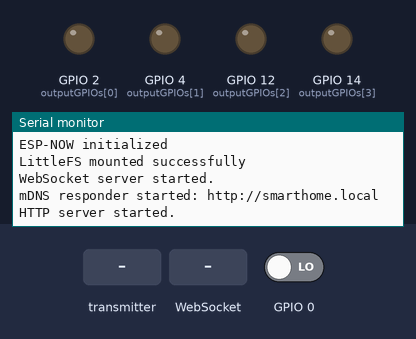
Bench run of a sketch on a simulated ESP8266 (NodeMCU). Parts: output pins drawn as LEDs (lit = HIGH), the last lines printed to the serial monitor. The test bench sets the inputs (shaded band); at power-on: GPIO 0 LOW. WiFi joins after 1.5 s; servers stay silent unless stated; storage starts empty.

Above: at 2.7 s.
2.8 s: the transmitter starts sending ID_number = 0
At 3.11 s:
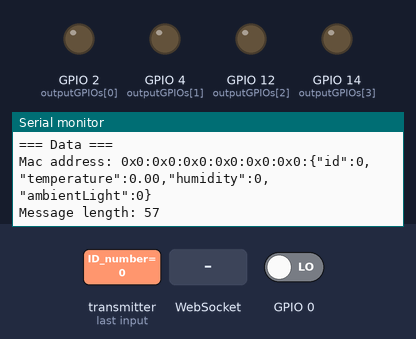
4.3 s: WebSocket text "0" received
At 4.62 s:
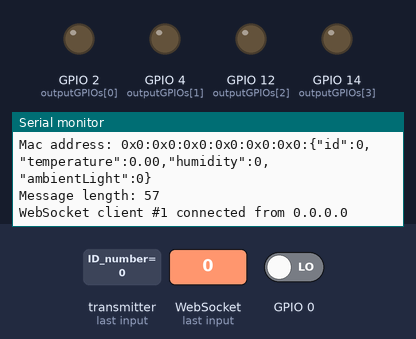

Measured:
- after the input at 2.8 s, the serial monitor: prints a new line at once (image 1)
- after the input at 4.3 s, the serial monitor: prints a new line at once (image 2)

The sketch:

ESP8266_WEBSOCKET_SERVER.ino
```cpp
#include <ESP8266WiFi.h>
#include <ESP8266WiFiMulti.h>
#include <ESP8266mDNS.h>
#include <espnow.h>
#include <ESPAsyncTCP.h>
#include <ESPAsyncWebServer.h>
#include <WebSocketsServer.h>
#include "LittleFS.h"
#include <Arduino_JSON.h>
#include <AsyncElegantOTA.h>

// Create an instance of the ESP8266WiFiMulti class, called 'wifiMulti'
ESP8266WiFiMulti wifiMulti;

// Replace with your network credentials
const char* ssid = "Smart Home Access Point";
const char* password = "";

const char* mdnsName = "smarthome"; // Domain name for the mDNS responder

// Create AsyncWebServer object on port 80 and WebSocketsServer object on port 81
AsyncWebServer server(80);
WebSocketsServer webSocket = WebSocketsServer(81);
// Create a WebSocket object
AsyncWebSocket ws("/ws");

// Set number of outputs
#define NUM_OUTPUTS  4

// Assign each GPIO to an output
int outputGPIOs[NUM_OUTPUTS] = {2, 4, 12, 14};

// Structure example to send data (Must match the receiver structure!!!)
typedef struct struct_message {
    int ID_number;
    float temperature;
    int humidity;
    int ambientLight;
} struct_message;

// Create a struct_message called myData
struct_message myData;

// Callback function that will be executed when data is received
void OnDataRecv(uint8_t * mac, uint8_t *incomingData, uint8_t len)
{
  Serial.println("Message received.");
  // We don't use mac to verify the sender
  // Let us transform the incomingData into our message structure
   memcpy(&myData, incomingData, sizeof(myData));
   Serial.println("=== Data ===");
   Serial.print("Mac address: ");
   for (int i = 0; i < 6; i++)
   {
       Serial.print("0x");
       Serial.print(mac[i], HEX);
       Serial.print(":");
   }

  //structuring the json string to send
  String json = "{\"id\":";
  json += String(myData.ID_number);
  json += ",\"temperature\":";
  json += String(myData.temperature);
  json += ",\"humidity\":";
  json += String(myData.humidity);
  json += ",\"ambientLight\":";
  json += String(myData.ambientLight);
  json += "}";

  //send the json string over WebSocket
  webSocket.broadcastTXT(json.c_str(), json.length());

  //DEBUGGING
  Serial.println(json);
  Serial.print("Message length: ");
  Serial.println(json.length());
  Serial.println();
}

String getOutputStates(){
  JSONVar myArray;
  for (int i =0; i<NUM_OUTPUTS; i++){
    myArray["gpios"][i]["output"] = String(outputGPIOs[i]);
    myArray["gpios"][i]["state"] = String(digitalRead(outputGPIOs[i]));
  }
  String jsonString = JSON.stringify(myArray);
  return jsonString;
}

void notifyClients(String state) {
  ws.textAll(state);
}

void handleWebSocketMessage(void *arg, uint8_t *data, size_t len) {
    AwsFrameInfo *info = (AwsFrameInfo*)arg;
  if (info->final && info->index == 0 && info->len == len && info->opcode == WS_TEXT) {
    data[len] = 0;
    if (strcmp((char*)data, "states") == 0) {
      notifyClients(getOutputStates());
    }
    else{
      int gpio = atoi((char*)data);
      digitalWrite(gpio, !digitalRead(gpio));
      notifyClients(getOutputStates());
    }
  }
}

void onEvent(AsyncWebSocket *server, AsyncWebSocketClient *client,AwsEventType type,
             void *arg, uint8_t *data, size_t len) {
  switch (type) {
    case WS_EVT_CONNECT:
      Serial.printf("WebSocket client #%u connected from %s\n", client->id(),
      client->remoteIP().toString().c_str());
      break;
    case WS_EVT_DISCONNECT:
      Serial.printf("WebSocket client #%u disconnected\n", client->id());
      break;
    case WS_EVT_DATA:
      handleWebSocketMessage(arg, data, len);
      break;
    case WS_EVT_PONG:
    case WS_EVT_ERROR:
      break;
  }
}

/****************************************** VOID SETUP *******************************************/
void startWiFi(){
  WiFi.softAP(ssid, password);             // Start the access point
  Serial.print("Access Point \"");
  Serial.print(ssid);
  Serial.println("\" started\r\n");

  // add Wi-Fi networks you want to connect to
  wifiMulti.addAP("ssid_from_AP_1", "your_password_for_AP_1");
//  wifiMulti.addAP("ssid_from_AP_2", "your_password_for_AP_2");
//  wifiMulti.addAP("ssid_from_AP_3", "your_password_for_AP_3");

  Serial.println("Connecting");
  // Wait for the Wi-Fi to connect
  while (wifiMulti.run() != WL_CONNECTED && WiFi.softAPgetStationNum() < 1) {
    delay(250);
    Serial.print('.');
  }
  Serial.println("\r\n");
  if(WiFi.softAPgetStationNum() == 0) {      // If the ESP is connected to an AP
    Serial.print("Connected to ");
    Serial.println(WiFi.SSID());             // Tell us what network we're connected to
    Serial.print("IP address:\t");
    Serial.print(WiFi.localIP());            // Send the IP address of the ESP8266 to the computer
  } else {                                   // If a station is connected to the ESP SoftAP
    Serial.print("Station connected to ESP8266 AP");
  }
  Serial.println("\r\n");
}

void startESPNOW(){
  // Initializing the ESP-NOW
  if (esp_now_init() != 0){
   Serial.println("Problem during ESP-NOW init");
   return;
  } Serial.println("ESP-NOW initialized");
  //  esp_now_set_self_role(ESP_NOW_ROLE_SLAVE);
  esp_now_register_recv_cb(OnDataRecv);
}

void startLittleFS(){
  // Initialize LittleFS
  if (!LittleFS.begin()){
    Serial.println("An error has occurred while mounting LittleFS");
  }
  Serial.println("LittleFS mounted successfully");
}

void startWebSocket() {
  webSocket.begin();
  ws.onEvent(onEvent);
  server.addHandler(&ws);
  Serial.println("WebSocket server started.");
}

void startMDNS() {
  MDNS.begin(mdnsName); // start the multicast domain name server
  Serial.print("mDNS responder started: http://");
  Serial.print(mdnsName);
  Serial.println(".local");
}

void startServer(){
  // Route for root / web page
  server.on("/", HTTP_GET, [](AsyncWebServerRequest *request){
    request->send(LittleFS, "/index.html", "text/html",false);
  });
  server.serveStatic("/", LittleFS, "/");
  // Start server
  server.begin();
  Serial.println("HTTP server started.");
}

void setup(){
  // Set GPIOs as outputs
  for (int i =0; i<NUM_OUTPUTS; i++){
    pinMode(outputGPIOs[i], OUTPUT);
  }
  Serial.begin(115200); // Start the serial monitor for debugging purposes
  startWiFi();          // Start a Wi-Fi access point
  startESPNOW();        // Start the ESP-NOW for recieving
  startLittleFS();      // Start the LittleFS filesystem
  startWebSocket();     // Start a WebSocket server
  startMDNS();          // Start the mDNS responder
  startServer();        // Start a HTTP server with a file read handler
  AsyncElegantOTA.begin(&server); // Start the ElegantOTA
}
/****************************************** VOID SETUP *******************************************/

void loop() {
  webSocket.loop();
  ws.cleanupClients();
  MDNS.update();
  AsyncElegantOTA.loop();
}
```
